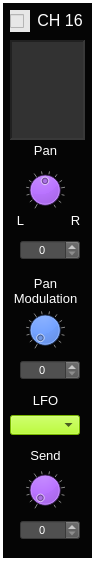
  <widget class="CustomFrame" name="frame_MixerChannel_16">
   <property name="geometry">
    <rect>
     <x>1510</x>
     <y>10</y>
     <width>95</width>
     <height>561</height>
    </rect>
   </property>
   <property name="styleSheet">
    <string notr="true">background-color: rgb(5, 5, 5);
color: rgb(255, 255, 255);</string>
   </property>
   <property name="frameShape">
    <enum>QFrame::Panel</enum>
   </property>
   <property name="frameShadow">
    <enum>QFrame::Plain</enum>
   </property>
   <property name="lineWidth">
    <number>3</number>
   </property>
   <property name="midLineWidth">
    <number>1</number>
   </property>
   <widget class="QLabel" name="label_ADSRtitle_16">
    <property name="geometry">
     <rect>
      <x>35</x>
      <y>10</y>
      <width>50</width>
      <height>20</height>
     </rect>
    </property>
    <property name="font">
     <font>
      <pointsize>12</pointsize>
     </font>
    </property>
    <property name="styleSheet">
     <string notr="true">color: rgb(255, 255, 255);</string>
    </property>
    <property name="text">
     <string>CH 16</string>
    </property>
    <property name="alignment">
     <set>Qt::AlignCenter</set>
    </property>
   </widget>
   <widget class="QTextEdit" name="textEdit_MixerChanText_16">
    <property name="geometry">
     <rect>
      <x>10</x>
      <y>40</y>
      <width>75</width>
      <height>100</height>
     </rect>
    </property>
    <property name="focusPolicy">
     <enum>Qt::NoFocus</enum>
    </property>
    <property name="styleSheet">
     <string notr="true">background-color: rgb(50,50,50);</string>
    </property>
    <property name="frameShape">
     <enum>QFrame::Panel</enum>
    </property>
    <property name="lineWidth">
     <number>2</number>
    </property>
    <property name="midLineWidth">
     <number>2</number>
    </property>
    <property name="readOnly">
     <bool>true</bool>
    </property>
   </widget>
   <widget class="QLabel" name="label_211">
    <property name="geometry">
     <rect>
      <x>25</x>
      <y>140</y>
      <width>41</width>
      <height>21</height>
     </rect>
    </property>
    <property name="font">
     <font>
      <pointsize>10</pointsize>
     </font>
    </property>
    <property name="styleSheet">
     <string notr="true">color: rgb(255, 255, 255);</string>
    </property>
    <property name="text">
     <string>Pan</string>
    </property>
    <property name="alignment">
     <set>Qt::AlignCenter</set>
    </property>
   </widget>
   <widget class="CustomDial" name="dial_MixerChPan_16">
    <property name="geometry">
     <rect>
      <x>25</x>
      <y>170</y>
      <width>40</width>
      <height>40</height>
     </rect>
    </property>
    <property name="focusPolicy">
     <enum>Qt::NoFocus</enum>
    </property>
    <property name="styleSheet">
     <string notr="true">background-color: rgb(170, 85, 255);</string>
    </property>
    <property name="minimum">
     <number>0</number>
    </property>
    <property name="maximum">
     <number>100</number>
    </property>
    <property name="value">
     <number>50</number>
    </property>
    <property name="wrapping">
     <bool>false</bool>
    </property>
    <property name="notchTarget">
     <double>8.000000000000000</double>
    </property>
    <property name="notchesVisible">
     <bool>true</bool>
    </property>
   </widget>
   <widget class="QLabel" name="label_212">
    <property name="geometry">
     <rect>
      <x>10</x>
      <y>210</y>
      <width>21</width>
      <height>21</height>
     </rect>
    </property>
    <property name="font">
     <font>
      <pointsize>10</pointsize>
     </font>
    </property>
    <property name="styleSheet">
     <string notr="true">color: rgb(255, 255, 255);</string>
    </property>
    <property name="text">
     <string>L</string>
    </property>
    <property name="alignment">
     <set>Qt::AlignCenter</set>
    </property>
   </widget>
   <widget class="QLabel" name="label_213">
    <property name="geometry">
     <rect>
      <x>65</x>
      <y>210</y>
      <width>21</width>
      <height>21</height>
     </rect>
    </property>
    <property name="font">
     <font>
      <pointsize>10</pointsize>
     </font>
    </property>
    <property name="styleSheet">
     <string notr="true">color: rgb(255, 255, 255);</string>
    </property>
    <property name="text">
     <string>R</string>
    </property>
    <property name="alignment">
     <set>Qt::AlignCenter</set>
    </property>
   </widget>
   <widget class="QLabel" name="label_214">
    <property name="geometry">
     <rect>
      <x>10</x>
      <y>270</y>
      <width>71</width>
      <height>41</height>
     </rect>
    </property>
    <property name="font">
     <font>
      <pointsize>10</pointsize>
     </font>
    </property>
    <property name="styleSheet">
     <string notr="true">color: rgb(255, 255, 255);</string>
    </property>
    <property name="text">
     <string>Pan
Modulation</string>
    </property>
    <property name="alignment">
     <set>Qt::AlignCenter</set>
    </property>
   </widget>
   <widget class="QLabel" name="label_215">
    <property name="geometry">
     <rect>
      <x>25</x>
      <y>445</y>
      <width>41</width>
      <height>21</height>
     </rect>
    </property>
    <property name="font">
     <font>
      <pointsize>10</pointsize>
     </font>
    </property>
    <property name="styleSheet">
     <string notr="true">color: rgb(255, 255, 255);</string>
    </property>
    <property name="text">
     <string>Send</string>
    </property>
    <property name="alignment">
     <set>Qt::AlignCenter</set>
    </property>
   </widget>
   <widget class="CustomDial" name="dial_MixerChSend_16">
    <property name="geometry">
     <rect>
      <x>25</x>
      <y>470</y>
      <width>40</width>
      <height>40</height>
     </rect>
    </property>
    <property name="focusPolicy">
     <enum>Qt::NoFocus</enum>
    </property>
    <property name="styleSheet">
     <string notr="true">background-color: rgb(170, 85, 255);</string>
    </property>
    <property name="maximum">
     <number>100</number>
    </property>
    <property name="value">
     <number>0</number>
    </property>
    <property name="wrapping">
     <bool>false</bool>
    </property>
    <property name="notchTarget">
     <double>8.000000000000000</double>
    </property>
    <property name="notchesVisible">
     <bool>true</bool>
    </property>
   </widget>
   <widget class="CustomComboBox" name="comboBox_MixerChPanModLfo_16">
    <property name="geometry">
     <rect>
      <x>10</x>
      <y>415</y>
      <width>70</width>
      <height>20</height>
     </rect>
    </property>
    <property name="font">
     <font>
      <pointsize>8</pointsize>
     </font>
    </property>
    <property name="focusPolicy">
     <enum>Qt::NoFocus</enum>
    </property>
    <property name="styleSheet">
     <string notr="true">selection-background-color: rgb(255, 0, 0);
color: rgb(0,0,0);
border-color: rgb(0, 0, 0);
background-color: rgb(170, 255, 0);
</string>
    </property>
    <property name="currentText">
     <string/>
    </property>
    <property name="currentIndex">
     <number>-1</number>
    </property>
    <property name="maxVisibleItems">
     <number>4</number>
    </property>
   </widget>
   <widget class="QLabel" name="label_111">
    <property name="geometry">
     <rect>
      <x>20</x>
      <y>390</y>
      <width>51</width>
      <height>21</height>
     </rect>
    </property>
    <property name="font">
     <font>
      <pointsize>10</pointsize>
     </font>
    </property>
    <property name="styleSheet">
     <string notr="true">color: rgb(255, 255, 255);</string>
    </property>
    <property name="text">
     <string>LFO</string>
    </property>
    <property name="alignment">
     <set>Qt::AlignCenter</set>
    </property>
   </widget>
   <widget class="CustomDial" name="dial_MixerChPanModLevel_16">
    <property name="geometry">
     <rect>
      <x>25</x>
      <y>310</y>
      <width>40</width>
      <height>40</height>
     </rect>
    </property>
    <property name="focusPolicy">
     <enum>Qt::NoFocus</enum>
    </property>
    <property name="styleSheet">
     <string notr="true">background-color: rgb(0, 85, 255);</string>
    </property>
    <property name="minimum">
     <number>0</number>
    </property>
    <property name="maximum">
     <number>100</number>
    </property>
    <property name="value">
     <number>0</number>
    </property>
    <property name="wrapping">
     <bool>false</bool>
    </property>
    <property name="notchTarget">
     <double>8.000000000000000</double>
    </property>
    <property name="notchesVisible">
     <bool>true</bool>
    </property>
   </widget>
   <widget class="QSpinBox" name="spinBox_MixerChPanModLevel_16">
    <property name="geometry">
     <rect>
      <x>20</x>
      <y>360</y>
      <width>60</width>
      <height>20</height>
     </rect>
    </property>
    <property name="font">
     <font>
      <pointsize>8</pointsize>
     </font>
    </property>
    <property name="focusPolicy">
     <enum>Qt::NoFocus</enum>
    </property>
    <property name="styleSheet">
     <string notr="true">background-color: rgb(80,80,80);
color: rgb(255, 255, 255);</string>
    </property>
    <property name="alignment">
     <set>Qt::AlignCenter</set>
    </property>
    <property name="readOnly">
     <bool>false</bool>
    </property>
    <property name="accelerated">
     <bool>true</bool>
    </property>
    <property name="maximum">
     <number>100</number>
    </property>
    <property name="value">
     <number>0</number>
    </property>
   </widget>
   <widget class="CustomCheckBox" name="checkBox_MixerChanActivity_16">
    <property name="geometry">
     <rect>
      <x>10</x>
      <y>10</y>
      <width>20</width>
      <height>22</height>
     </rect>
    </property>
    <property name="font">
     <font>
      <pointsize>12</pointsize>
     </font>
    </property>
    <property name="focusPolicy">
     <enum>Qt::NoFocus</enum>
    </property>
    <property name="styleSheet">
     <string notr="true">background-color: rgb(231, 231, 231);</string>
    </property>
    <property name="text">
     <string/>
    </property>
    <property name="checkable">
     <bool>true</bool>
    </property>
   </widget>
   <widget class="QSpinBox" name="spinBox_MixerChPan_16">
    <property name="geometry">
     <rect>
      <x>20</x>
      <y>240</y>
      <width>60</width>
      <height>20</height>
     </rect>
    </property>
    <property name="font">
     <font>
      <pointsize>8</pointsize>
     </font>
    </property>
    <property name="focusPolicy">
     <enum>Qt::NoFocus</enum>
    </property>
    <property name="styleSheet">
     <string notr="true">background-color: rgb(80,80,80);
color: rgb(255, 255, 255);</string>
    </property>
    <property name="alignment">
     <set>Qt::AlignCenter</set>
    </property>
    <property name="readOnly">
     <bool>false</bool>
    </property>
    <property name="accelerated">
     <bool>true</bool>
    </property>
    <property name="maximum">
     <number>100</number>
    </property>
    <property name="value">
     <number>0</number>
    </property>
   </widget>
   <widget class="QSpinBox" name="spinBox_MixerChSend_16">
    <property name="geometry">
     <rect>
      <x>20</x>
      <y>520</y>
      <width>60</width>
      <height>20</height>
     </rect>
    </property>
    <property name="font">
     <font>
      <pointsize>8</pointsize>
     </font>
    </property>
    <property name="focusPolicy">
     <enum>Qt::NoFocus</enum>
    </property>
    <property name="styleSheet">
     <string notr="true">background-color: rgb(80,80,80);
color: rgb(255, 255, 255);</string>
    </property>
    <property name="alignment">
     <set>Qt::AlignCenter</set>
    </property>
    <property name="readOnly">
     <bool>false</bool>
    </property>
    <property name="accelerated">
     <bool>true</bool>
    </property>
    <property name="maximum">
     <number>100</number>
    </property>
    <property name="value">
     <number>0</number>
    </property>
   </widget>
  </widget>
